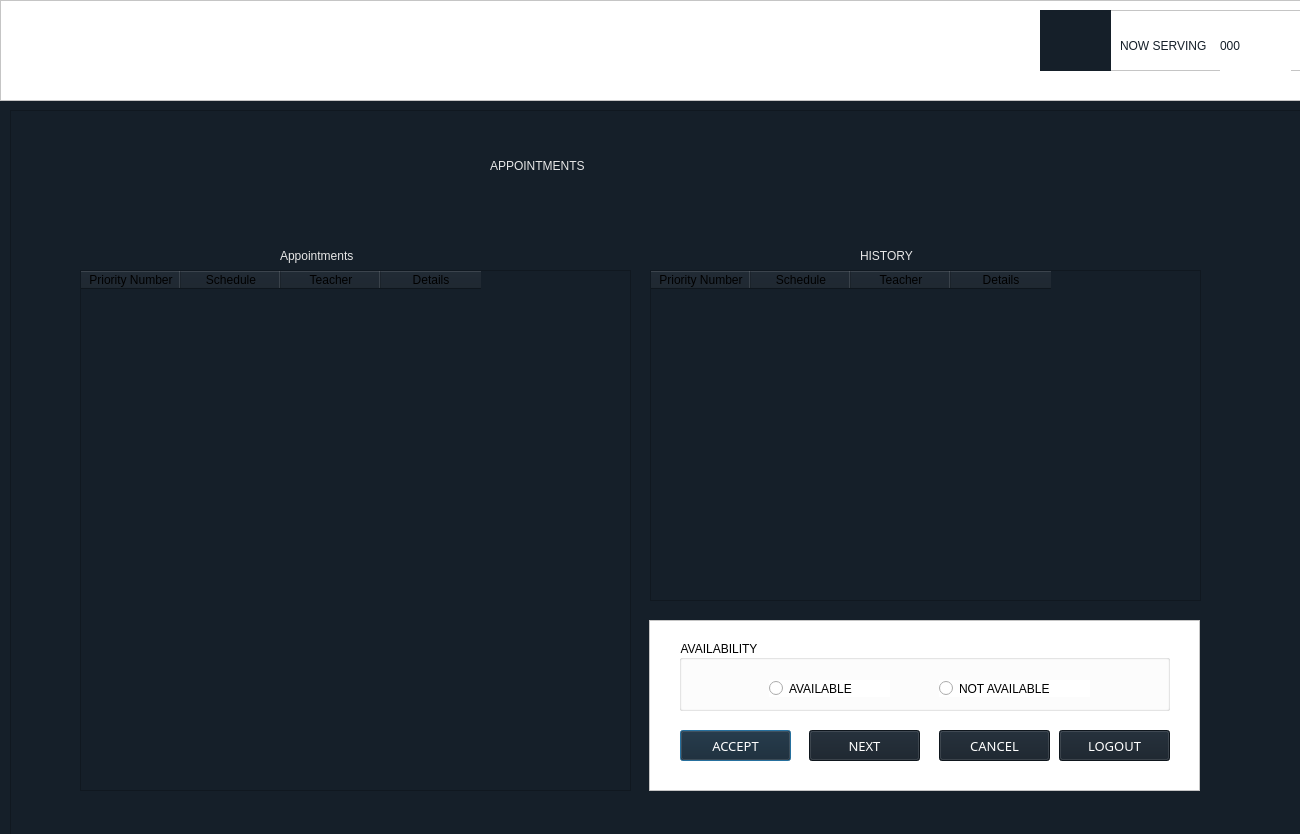
<?xml version="1.0" encoding="UTF-8"?>
<ui version="4.0">
 <class>teacherAppointmentWindow2</class>
 <widget class="QDialog" name="teacherAppointmentWindow2">
  <property name="geometry">
   <rect>
    <x>0</x>
    <y>0</y>
    <width>1300</width>
    <height>834</height>
   </rect>
  </property>
  <property name="windowTitle">
   <string>Dialog</string>
  </property>
  <property name="styleSheet">
   <string notr="true">background-color: rgb(21, 31, 41);
font: 12pt &quot;Nunito&quot;;</string>
  </property>
  <widget class="QFrame" name="appointmentFrame">
   <property name="geometry">
    <rect>
     <x>0</x>
     <y>0</y>
     <width>1301</width>
     <height>101</height>
    </rect>
   </property>
   <property name="styleSheet">
    <string notr="true">background-color: rgb(255, 255, 255);</string>
   </property>
   <property name="frameShape">
    <enum>QFrame::StyledPanel</enum>
   </property>
   <property name="frameShadow">
    <enum>QFrame::Raised</enum>
   </property>
  </widget>
  <widget class="QLabel" name="queuingSystemLabel_4">
   <property name="geometry">
    <rect>
     <x>1200</x>
     <y>20</y>
     <width>71</width>
     <height>51</height>
    </rect>
   </property>
   <property name="cursor">
    <cursorShape>ArrowCursor</cursorShape>
   </property>
   <property name="styleSheet">
    <string notr="true">font: 36pt &quot;Bebas Neue&quot;;
color: rgb(21, 31, 41);
background-color: rgb(255, 255, 255);</string>
   </property>
   <property name="text">
    <string>000</string>
   </property>
  </widget>
  <widget class="QFrame" name="nowServingFrame3">
   <property name="geometry">
    <rect>
     <x>1110</x>
     <y>10</y>
     <width>191</width>
     <height>61</height>
    </rect>
   </property>
   <property name="styleSheet">
    <string notr="true">background-color: rgb(255, 255, 255);</string>
   </property>
   <property name="frameShape">
    <enum>QFrame::StyledPanel</enum>
   </property>
   <property name="frameShadow">
    <enum>QFrame::Raised</enum>
   </property>
   <widget class="QLabel" name="nowServingMainStudent">
    <property name="geometry">
     <rect>
      <x>10</x>
      <y>20</y>
      <width>101</width>
      <height>31</height>
     </rect>
    </property>
    <property name="cursor">
     <cursorShape>ArrowCursor</cursorShape>
    </property>
    <property name="styleSheet">
     <string notr="true">font: 17pt &quot;Bebas Neue&quot;;
color: rgb(21, 31, 41);
background-color: rgb(255, 255, 255);</string>
    </property>
    <property name="text">
     <string>NOW SERVING</string>
    </property>
   </widget>
   <widget class="QLabel" name="priorityNumberMainStudent">
    <property name="geometry">
     <rect>
      <x>110</x>
      <y>10</y>
      <width>71</width>
      <height>51</height>
     </rect>
    </property>
    <property name="cursor">
     <cursorShape>ArrowCursor</cursorShape>
    </property>
    <property name="styleSheet">
     <string notr="true">font: 36pt &quot;Bebas Neue&quot;;
color: rgb(21, 31, 41);
background-color: rgb(255, 255, 255);</string>
    </property>
    <property name="text">
     <string>000</string>
    </property>
   </widget>
  </widget>
  <widget class="QFrame" name="viewFrame">
   <property name="geometry">
    <rect>
     <x>10</x>
     <y>110</y>
     <width>1291</width>
     <height>731</height>
    </rect>
   </property>
   <property name="frameShape">
    <enum>QFrame::StyledPanel</enum>
   </property>
   <property name="frameShadow">
    <enum>QFrame::Raised</enum>
   </property>
   <widget class="QTableWidget" name="appointments">
    <property name="geometry">
     <rect>
      <x>70</x>
      <y>160</y>
      <width>551</width>
      <height>521</height>
     </rect>
    </property>
    <column>
     <property name="text">
      <string>Priority Number</string>
     </property>
    </column>
    <column>
     <property name="text">
      <string>Schedule</string>
     </property>
    </column>
    <column>
     <property name="text">
      <string>Teacher</string>
     </property>
    </column>
    <column>
     <property name="text">
      <string>Details</string>
     </property>
    </column>
   </widget>
   <widget class="QLabel" name="appointmentLabel">
    <property name="geometry">
     <rect>
      <x>480</x>
      <y>30</y>
      <width>301</width>
      <height>51</height>
     </rect>
    </property>
    <property name="cursor">
     <cursorShape>ArrowCursor</cursorShape>
    </property>
    <property name="styleSheet">
     <string notr="true">font: 46pt &quot;Bebas Neue&quot;;
color: rgb(231, 231, 231);</string>
    </property>
    <property name="text">
     <string>APPOINTMENTS</string>
    </property>
   </widget>
   <widget class="QLabel" name="appointmentLabel_2">
    <property name="geometry">
     <rect>
      <x>270</x>
      <y>120</y>
      <width>131</width>
      <height>51</height>
     </rect>
    </property>
    <property name="cursor">
     <cursorShape>ArrowCursor</cursorShape>
    </property>
    <property name="styleSheet">
     <string notr="true">font: 20pt &quot;Bebas Neue&quot;;
color: rgb(231, 231, 231);</string>
    </property>
    <property name="text">
     <string>Appointments</string>
    </property>
   </widget>
   <widget class="QTableWidget" name="appointmentHistory">
    <property name="geometry">
     <rect>
      <x>640</x>
      <y>160</y>
      <width>551</width>
      <height>331</height>
     </rect>
    </property>
    <column>
     <property name="text">
      <string>Priority Number</string>
     </property>
    </column>
    <column>
     <property name="text">
      <string>Schedule</string>
     </property>
    </column>
    <column>
     <property name="text">
      <string>Teacher</string>
     </property>
    </column>
    <column>
     <property name="text">
      <string>Details</string>
     </property>
    </column>
   </widget>
   <widget class="QLabel" name="historyLabel">
    <property name="geometry">
     <rect>
      <x>850</x>
      <y>120</y>
      <width>71</width>
      <height>51</height>
     </rect>
    </property>
    <property name="cursor">
     <cursorShape>ArrowCursor</cursorShape>
    </property>
    <property name="styleSheet">
     <string notr="true">font: 20pt &quot;Bebas Neue&quot;;
color: rgb(231, 231, 231);</string>
    </property>
    <property name="text">
     <string>HISTORY</string>
    </property>
   </widget>
   <widget class="QPushButton" name="cancelButton_3">
    <property name="geometry">
     <rect>
      <x>670</x>
      <y>620</y>
      <width>111</width>
      <height>31</height>
     </rect>
    </property>
    <property name="font">
     <font>
      <family>Montserrat</family>
      <pointsize>10</pointsize>
      <weight>9</weight>
      <italic>false</italic>
      <bold>false</bold>
     </font>
    </property>
    <property name="cursor">
     <cursorShape>PointingHandCursor</cursorShape>
    </property>
    <property name="styleSheet">
     <string notr="true">font: 75 10pt &quot;Montserrat&quot;;
color: rgb(255, 255, 255);
background-color: rgb(21, 31, 41);
</string>
    </property>
    <property name="text">
     <string>ACCEPT</string>
    </property>
   </widget>
   <widget class="QFrame" name="frame">
    <property name="geometry">
     <rect>
      <x>639</x>
      <y>510</y>
      <width>551</width>
      <height>171</height>
     </rect>
    </property>
    <property name="styleSheet">
     <string notr="true">background-color: rgb(255, 255, 255);</string>
    </property>
    <property name="frameShape">
     <enum>QFrame::StyledPanel</enum>
    </property>
    <property name="frameShadow">
     <enum>QFrame::Raised</enum>
    </property>
    <widget class="QGroupBox" name="groupBox">
     <property name="geometry">
      <rect>
       <x>30</x>
       <y>20</y>
       <width>491</width>
       <height>71</height>
      </rect>
     </property>
     <property name="styleSheet">
      <string notr="true">font: 19pt &quot;Bebas&quot;;</string>
     </property>
     <property name="title">
      <string>AVAILABILITY</string>
     </property>
     <widget class="QRadioButton" name="radioButton">
      <property name="geometry">
       <rect>
        <x>90</x>
        <y>40</y>
        <width>121</width>
        <height>17</height>
       </rect>
      </property>
      <property name="styleSheet">
       <string notr="true">font: 500 12pt &quot;Nunito&quot;;</string>
      </property>
      <property name="text">
       <string>AVAILABLE</string>
      </property>
     </widget>
     <widget class="QRadioButton" name="radioButton_2">
      <property name="geometry">
       <rect>
        <x>260</x>
        <y>40</y>
        <width>151</width>
        <height>17</height>
       </rect>
      </property>
      <property name="styleSheet">
       <string notr="true">font: 500 12pt &quot;Nunito&quot;;</string>
      </property>
      <property name="text">
       <string>NOT AVAILABLE</string>
      </property>
     </widget>
    </widget>
    <widget class="QPushButton" name="cancelButton_4">
     <property name="geometry">
      <rect>
       <x>160</x>
       <y>110</y>
       <width>111</width>
       <height>31</height>
      </rect>
     </property>
     <property name="font">
      <font>
       <family>Montserrat</family>
       <pointsize>10</pointsize>
       <weight>9</weight>
       <italic>false</italic>
       <bold>false</bold>
      </font>
     </property>
     <property name="cursor">
      <cursorShape>PointingHandCursor</cursorShape>
     </property>
     <property name="styleSheet">
      <string notr="true">font: 75 10pt &quot;Montserrat&quot;;
background-color: rgb(21, 31, 41);
color: rgb(255, 255, 255);</string>
     </property>
     <property name="text">
      <string>NEXT</string>
     </property>
    </widget>
    <widget class="QPushButton" name="cancelButton_2">
     <property name="geometry">
      <rect>
       <x>290</x>
       <y>110</y>
       <width>111</width>
       <height>31</height>
      </rect>
     </property>
     <property name="font">
      <font>
       <family>Montserrat</family>
       <pointsize>10</pointsize>
       <weight>9</weight>
       <italic>false</italic>
       <bold>false</bold>
      </font>
     </property>
     <property name="cursor">
      <cursorShape>PointingHandCursor</cursorShape>
     </property>
     <property name="styleSheet">
      <string notr="true">font: 75 10pt &quot;Montserrat&quot;;
background-color: rgb(21, 31, 41);
color: rgb(255, 255, 255);</string>
     </property>
     <property name="text">
      <string>CANCEL</string>
     </property>
    </widget>
    <widget class="QPushButton" name="logoutButtonTeacher">
     <property name="geometry">
      <rect>
       <x>410</x>
       <y>110</y>
       <width>111</width>
       <height>31</height>
      </rect>
     </property>
     <property name="font">
      <font>
       <family>Montserrat</family>
       <pointsize>10</pointsize>
       <weight>9</weight>
       <italic>false</italic>
       <bold>false</bold>
      </font>
     </property>
     <property name="cursor">
      <cursorShape>PointingHandCursor</cursorShape>
     </property>
     <property name="styleSheet">
      <string notr="true">font: 75 10pt &quot;Montserrat&quot;;
background-color: rgb(21, 31, 41);
color: rgb(255, 255, 255);</string>
     </property>
     <property name="text">
      <string>LOGOUT</string>
     </property>
    </widget>
   </widget>
   <zorder>frame</zorder>
   <zorder>historyLabel</zorder>
   <zorder>appointmentLabel_2</zorder>
   <zorder>appointments</zorder>
   <zorder>appointmentLabel</zorder>
   <zorder>appointmentHistory</zorder>
   <zorder>cancelButton_3</zorder>
  </widget>
  <widget class="QLabel" name="logoMainStudent">
   <property name="geometry">
    <rect>
     <x>1040</x>
     <y>10</y>
     <width>71</width>
     <height>61</height>
    </rect>
   </property>
   <property name="text">
    <string/>
   </property>
   <property name="pixmap">
    <pixmap>upper.png</pixmap>
   </property>
  </widget>
  <zorder>viewFrame</zorder>
  <zorder>appointmentFrame</zorder>
  <zorder>queuingSystemLabel_4</zorder>
  <zorder>nowServingFrame3</zorder>
  <zorder>logoMainStudent</zorder>
 </widget>
 <resources/>
 <connections/>
</ui>
